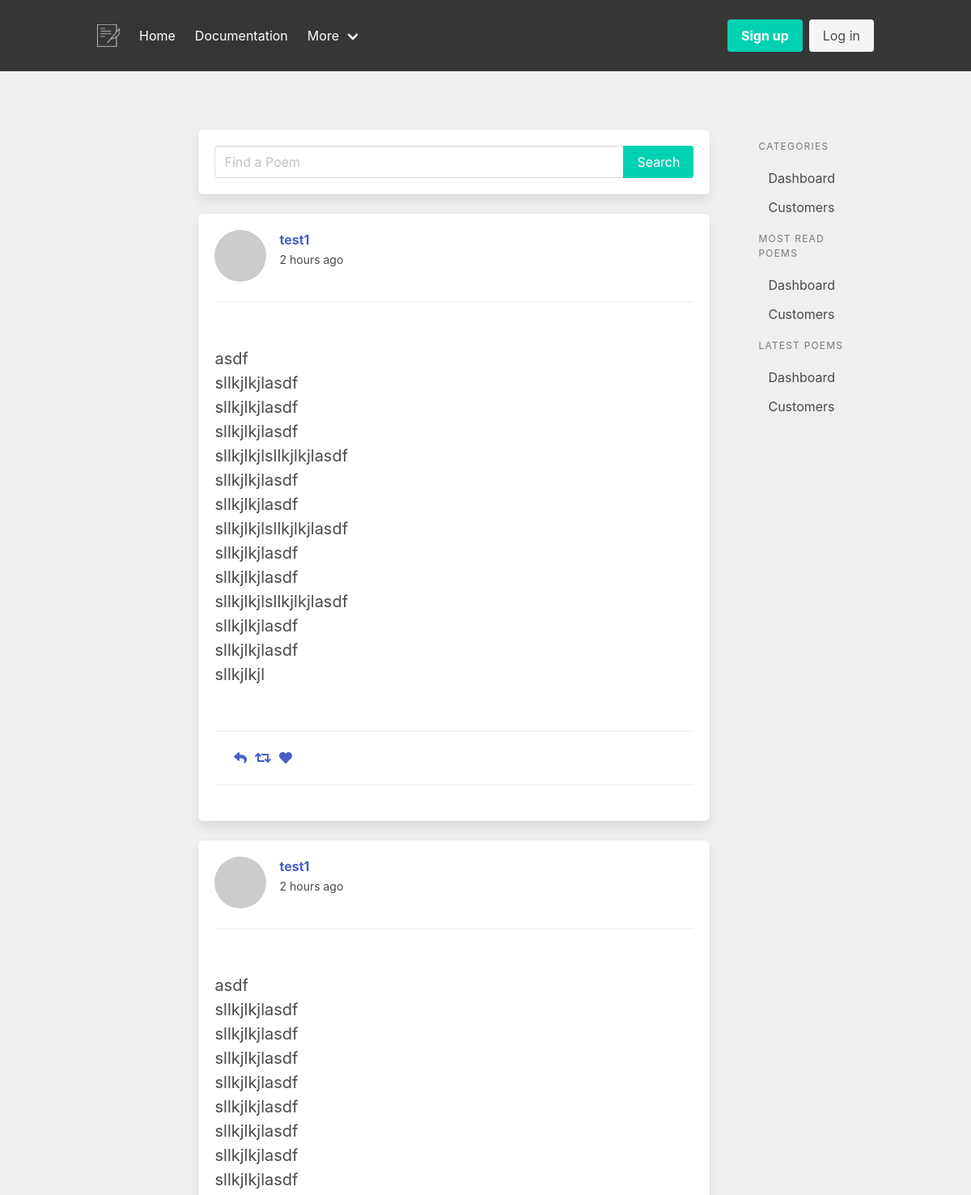
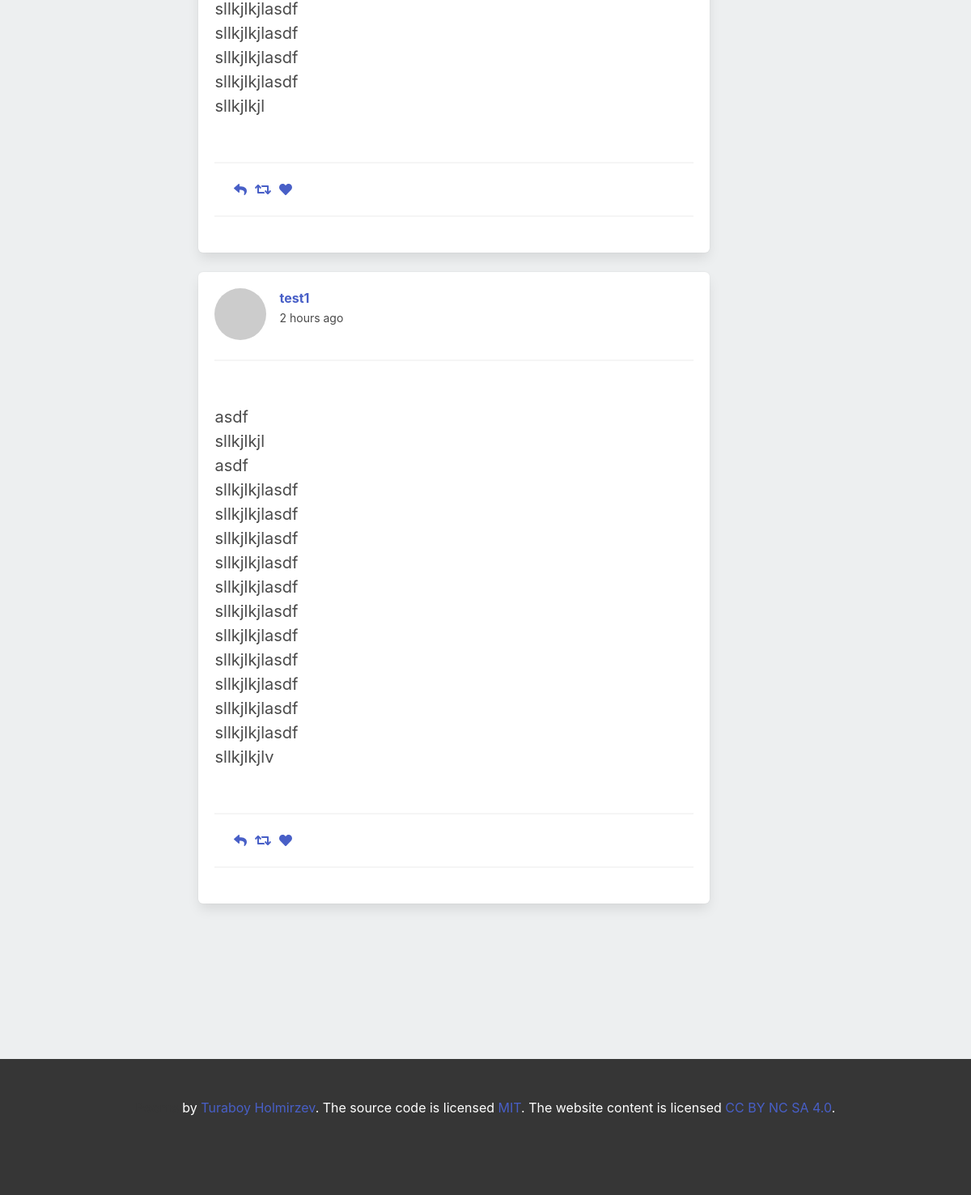
/index, run on the app's committed database (2 pictures, top to bottom).
### app/models.py (models this page shows, shortened)
class SearchableMixin(object):
    @classmethod
    def search(cls, expression, page, per_page):
        ids, total = query_index(cls.__tablename__, expression, page, per_page)
        if total == 0:
            return cls.query.filter_by(id=0), 0
        when = []
        for i in range(len(ids)):
            when.append((ids[i], i))
        return cls.query.filter(cls.id.in_(ids)).order_by(
            db.case(when, value=cls.id)), total

class Poem(SearchableMixin, db.Model):
    __searchable__ = ["body",]
    id = db.Column(db.Integer, primary_key=True)
    title = db.Column(db.String(200))
    body = db.Column(db.String(140))
    created_at = db.Column(db.DateTime, index=True, default=datetime.utcnow)
    user_id = db.Column(db.Integer, db.ForeignKey('user.id'))
    category_id = db.Column(db.Integer, db.ForeignKey("category.id"))
    liked = db.relationship(
        'User', secondary = lambda: user_likes, backref="likes")

class User(UserMixin, db.Model):
    id = db.Column(db.Integer, primary_key=True)
    username = db.Column(db.String(64), index=True, unique=True)
    email = db.Column(db.String(120), index=True, unique=True)
    image_file = db.Column(db.String(120), nullable=True)
    password_hash = db.Column(db.String(128))
    about_me = db.Column(db.String(140))
    is_admin = db.Column(db.Boolean, default=False)
    last_seen = db.Column(db.DateTime, default=datetime.utcnow)
    poems = db.relationship('Poem', backref='author', lazy='dynamic')
    followed = db.relationship(
        'User', secondary=followers,
        primaryjoin=(followers.c.follower_id == id),
        secondaryjoin=(followers.c.followed_id == id),
        backref=db.backref('followers', lazy='dynamic'), lazy='dynamic')
    def avatar(self, size):
        digest = md5(self.email.lower().encode('utf-8')).hexdigest()
        return 'https://www.gravatar.com/avatar/{}?d=identicon&s={}'.format(
            digest, size)

### app/main/routes.py (the view)
@bp.route('/')
@bp.route('/index')
def index():
    page = request.args.get('page', 1, type=int)
    poems = Poem.query.order_by(Poem.created_at.desc()).paginate(page, current_app.config["POEMS_PER_PAGE"], False)
    next_url = url_for('main.index', page=poems.next_num) \
        if poems.has_next else None
    prev_url = url_for('main.index', page=poems.prev_num) \
        if poems.has_prev else None
    return render_template('main/index.html', poems=poems.items, next_url=next_url,
                           prev_url=prev_url)

### app/main/routes.py (called while the page is built)
@bp.before_request
def before_request():
    if current_user.is_authenticated:
        current_user.last_seen = datetime.utcnow()
        db.session.commit()

### app/templates/main/index.html
{% extends "base.html" %}
{% block content %}
    {% include 'partials/search_form.html' %}
    {% for poem in poems %}
        {% include "partials/poem.html" %}
    {% endfor %}
    {% include 'partials/pagination.html' %}
{% endblock %}

### app/templates/partials/poem.html (shortened to what this page needs)
<section class="mt-5">
  <div class="box">
      <article class="media mb-5">
        <div class="media-left">
          <figure class="image is-64x64 is-square">
              {% if poem.author.image_file %}
                  <img class="is-rounded has-ratio" src="{{ url_for('static', filename='profile_pics/' + poem.author.image_file)  }}" alt="Image">
              {% else %}
                  <img class="is-rounded" src="{{ poem.author.avatar(64) }}" alt="Image">
              {% endif %}
          </figure>
        </div>
        <div class="media-content">
            <p>
              <strong>
                  <a href="{{ url_for('users.user', username=poem.author.username) }}">
                      {{ poem.author.username }}
                  </a>
              </strong><br>
              <small>{{ moment(poem.created_at).fromNow() }}</small>
            </p>
          </div>
      </article>
      <hr>
      <div class="content">
        <p class="is-size-5 short-text" style="white-space: pre-line;">
          {{ poem.body | truncate(255, False, end="...") }}
        </p>
      </div>
      <hr>
      <nav class="level px-5 is-mobile">
          <div class="level-left">
            <a class="level-item" aria-label="reply">
              <span class="icon is-small">
                <i class="fas fa-reply" aria-hidden="true"></i>
              </span>
            </a>
            <a class="level-item" aria-label="retweet">
              <span class="icon is-small">
                <i class="fas fa-retweet" aria-hidden="true"></i>
              </span>
            </a>
            <a class="level-item" aria-label="like">
              <span class="icon is-small">
                <i class="fas fa-heart" aria-hidden="true"></i>
              </span>
            </a>
          </div>
        </nav>
        <hr>
  </div>
</section>

### data on the page
Poem: author.username "test1", created_at "2 hours ago", body "asdf sllkjlkjlasdf sllkjlkjlasdf sllkjlkjlasdf sllkjlkjlsllkjlkjlasdf sllkjlkjlasdf sllkjlkjlasdf sllkjlkjlsllkjlkjlasdf sllkjlkjlasdf sllkjlkjlasdf sllkjlkjlsllkjlkjlasdf sllkjlkjlasdf sllkjlkjlasdf sllkjlkjl"
Poem: author.username "test1", created_at "2 hours ago", body "asdf sllkjlkjlasdf sllkjlkjlasdf sllkjlkjlasdf sllkjlkjlasdf sllkjlkjlasdf sllkjlkjlasdf sllkjlkjlasdf sllkjlkjlasdf sllkjlkjlasdf sllkjlkjlasdf sllkjlkjlasdf sllkjlkjlasdf sllkjlkjl"
Poem: author.username "test1", created_at "2 hours ago", body "asdf sllkjlkjl asdf sllkjlkjlasdf sllkjlkjlasdf sllkjlkjlasdf sllkjlkjlasdf sllkjlkjlasdf sllkjlkjlasdf sllkjlkjlasdf sllkjlkjlasdf sllkjlkjlasdf sllkjlkjlasdf sllkjlkjlasdf sllkjlkjlv"
